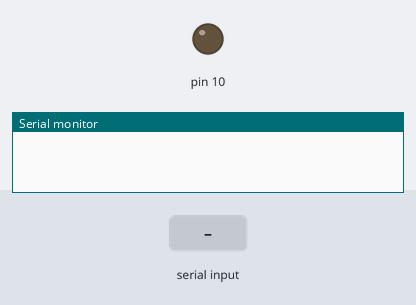
Bench run of a sketch on a simulated Arduino Uno, built with avr-gcc and run on an emulated ATmega328P. On the bench: output pins drawn as LEDs (lit = HIGH), the last lines printed to the serial monitor. The test bench sets the inputs (shaded band).

Above: at 1.2 s.
1.3 s: "1" received over Serial
At 2.2 s:
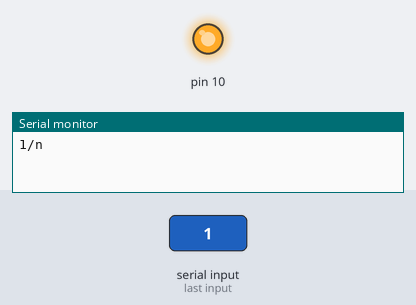
2.8 s: "0" received over Serial
At 3.4 s:
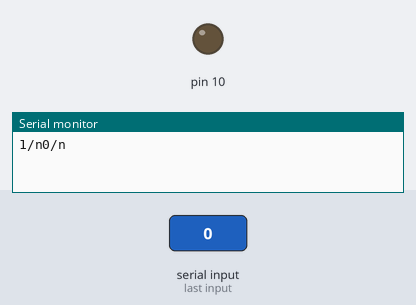
Timing chart, 0 to 5.8 s (numbered marks = the images above; inputs shaded):
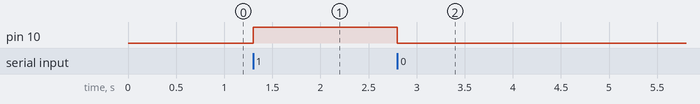

Measured:
- after the input at 1.3 s, pin 10: LOW → HIGH at once
- after the input at 2.8 s, pin 10: HIGH → LOW at once

The sketch:

hc05.ino
```cpp
char Incoming_value = 0;
void setup() {
  // put your setup code here, to run once:
Serial.begin(9600);
pinMode(10,OUTPUT);
}

void loop() {
  // put your main code here, to run repeatedly:
  if (Serial.available() > 0)
    {
      Incoming_value = Serial.read();
      Serial.print(Incoming_value);
      Serial.print("/n");
      if (Incoming_value == '1')
        digitalWrite(10,HIGH);
      else if(Incoming_value == '0')
        digitalWrite(10,LOW);

    }
}
```
